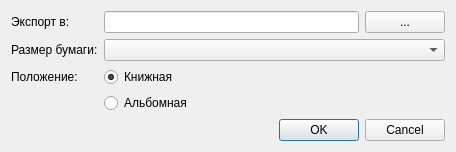
<?xml version="1.0" encoding="UTF-8"?>
<ui version="4.0">
 <class>ExportPdfDialog</class>
 <widget class="QDialog" name="ExportPdfDialog">
  <property name="geometry">
   <rect>
    <x>0</x>
    <y>0</y>
    <width>456</width>
    <height>145</height>
   </rect>
  </property>
  <property name="windowTitle">
   <string>Export to PDF</string>
  </property>
  <layout class="QFormLayout" name="formLayout">
   <item row="0" column="0">
    <widget class="QLabel" name="exportToLabel">
     <property name="text">
      <string>Экспорт в:</string>
     </property>
    </widget>
   </item>
   <item row="0" column="1">
    <layout class="QHBoxLayout" name="horizontalLayout">
     <item>
      <widget class="QLineEdit" name="exportToLineEdit">
       <property name="minimumSize">
        <size>
         <width>250</width>
         <height>0</height>
        </size>
       </property>
      </widget>
     </item>
     <item>
      <widget class="QPushButton" name="chooseFileButton">
       <property name="baseSize">
        <size>
         <width>50</width>
         <height>0</height>
        </size>
       </property>
       <property name="text">
        <string>...</string>
       </property>
      </widget>
     </item>
    </layout>
   </item>
   <item row="1" column="0">
    <widget class="QLabel" name="paperSizeLabel">
     <property name="text">
      <string>Размер бумаги:</string>
     </property>
    </widget>
   </item>
   <item row="1" column="1">
    <widget class="QComboBox" name="paperSizeComboBox"/>
   </item>
   <item row="2" column="0">
    <widget class="QLabel" name="orientationLabel">
     <property name="text">
      <string>Положение:</string>
     </property>
    </widget>
   </item>
   <item row="2" column="1">
    <widget class="QRadioButton" name="portraitRadioButton">
     <property name="text">
      <string>Книжная</string>
     </property>
     <property name="checked">
      <bool>true</bool>
     </property>
    </widget>
   </item>
   <item row="3" column="1">
    <widget class="QRadioButton" name="landscapeRadioButton">
     <property name="text">
      <string>Альбомная</string>
     </property>
    </widget>
   </item>
   <item row="4" column="0" colspan="2">
    <widget class="QDialogButtonBox" name="buttonBox">
     <property name="orientation">
      <enum>Qt::Horizontal</enum>
     </property>
     <property name="standardButtons">
      <set>QDialogButtonBox::Cancel|QDialogButtonBox::Ok</set>
     </property>
    </widget>
   </item>
  </layout>
 </widget>
 <resources/>
 <connections>
  <connection>
   <sender>buttonBox</sender>
   <signal>accepted()</signal>
   <receiver>ExportPdfDialog</receiver>
   <slot>accept()</slot>
   <hints>
    <hint type="sourcelabel">
     <x>248</x>
     <y>254</y>
    </hint>
    <hint type="destinationlabel">
     <x>157</x>
     <y>274</y>
    </hint>
   </hints>
  </connection>
  <connection>
   <sender>buttonBox</sender>
   <signal>rejected()</signal>
   <receiver>ExportPdfDialog</receiver>
   <slot>reject()</slot>
   <hints>
    <hint type="sourcelabel">
     <x>316</x>
     <y>260</y>
    </hint>
    <hint type="destinationlabel">
     <x>286</x>
     <y>274</y>
    </hint>
   </hints>
  </connection>
  <connection>
   <sender>chooseFileButton</sender>
   <signal>clicked()</signal>
   <receiver>ExportPdfDialog</receiver>
   <slot>chooseFileButtonClicked()</slot>
   <hints>
    <hint type="sourcelabel">
     <x>368</x>
     <y>22</y>
    </hint>
    <hint type="destinationlabel">
     <x>208</x>
     <y>74</y>
    </hint>
   </hints>
  </connection>
  <connection>
   <sender>exportToLineEdit</sender>
   <signal>textChanged(QString)</signal>
   <receiver>ExportPdfDialog</receiver>
   <slot>exportToTextChanged(QString)</slot>
   <hints>
    <hint type="sourcelabel">
     <x>189</x>
     <y>21</y>
    </hint>
    <hint type="destinationlabel">
     <x>203</x>
     <y>37</y>
    </hint>
   </hints>
  </connection>
 </connections>
</ui>
